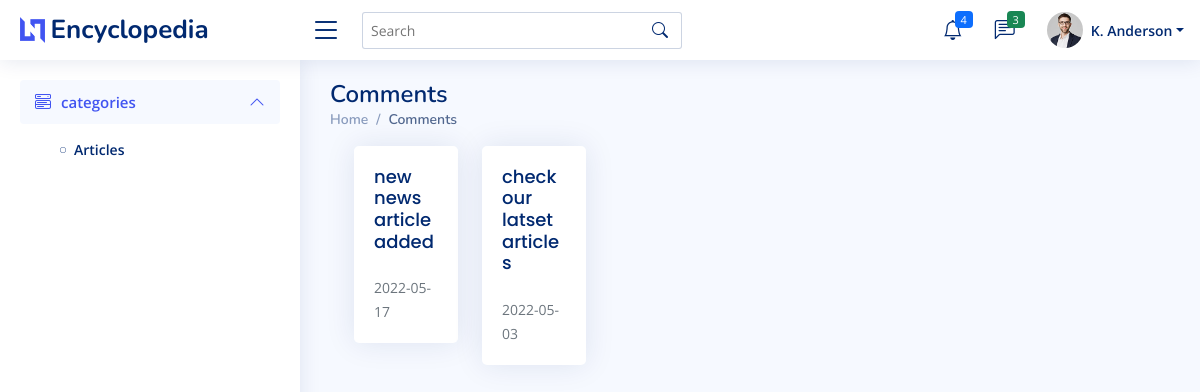
/views/user/viewcomments.php, run on the app's committed database.
### tables this page shows
CREATE TABLE `comments` (
  `comment_id` int(11) NOT NULL,
  `user_id` int(11) NOT NULL,
  `article_id` int(11) NOT NULL,
  `comment` varchar(50) NOT NULL,
  `date` date NOT NULL
);

### controllers/commentController.php (called while the page is built, shortened)
<?php
require_once '../../Controllers/DBConnectionController.php';
 class commentController
{     protected $db;
    public function getallcomments()
    {
         $this->db =new DBConnectionController;
         if($this->db->openConnection())
         {
            $query="SELECT comment_id,user_id, article_id, comment, date FROM Comments";
            return $this->db->select($query);
         }
         else
         {
            echo "Error in Database Connection";
            return false;
         }
    }
}
?>

### controllers/DBConnectionController.php (called while the page is built, shortened)
<?php
class DBConnectionController{
    public $dbhost = "localhost";
    public $dbuser ="root";
    public $dbpassword="";
    public $dbname="encyclopidia_2";
    public $connection;
    public function openConnection()
    {
        $this->connection= new mysqli($this->dbhost,$this->dbuser,$this->dbpassword,$this->dbname);
        if($this->connection->connect_error)
        {
            echo 'error in connection: ' . $this->connection->connect_error;
            return false;
        }
        else
        {
            return true;
        }
    }
    public function select($qry)
    {
        $result=$this->connection->query($qry);
        if(!$result)
        {
            echo "Error : ".mysqli_error($this->connection);
            return false;
        }
        else
        {
             return $result->fetch_all(MYSQLI_ASSOC);
        }
    }
}
?>

### views/user/viewcomments.php (the view, shortened to what this page needs)
<?php
require_once '../../controllers/commentController.php';
$commentController = new commentController;
$comments=$commentController->getallcomments();
?>
<!DOCTYPE html>
<html lang="en">
<head>
  <link href="assets/vendor/bootstrap/css/bootstrap.min.css" rel="stylesheet">
  <link href="assets/vendor/bootstrap-icons/bootstrap-icons.css" rel="stylesheet">
  <link href="assets/vendor/boxicons/css/boxicons.min.css" rel="stylesheet">
  <link href="assets/vendor/quill/quill.snow.css" rel="stylesheet">
  <link href="assets/vendor/quill/quill.bubble.css" rel="stylesheet">
  <link href="assets/vendor/remixicon/remixicon.css" rel="stylesheet">
  <link href="assets/vendor/simple-datatables/style.css" rel="stylesheet">
  <link href="assets/css/style.css" rel="stylesheet">
</head>
<body>
  <header id="header" class="header fixed-top d-flex align-items-center">
    <div class="d-flex align-items-center justify-content-between">
      <a href="index.html" class="logo d-flex align-items-center">
        <img src="assets/img/logo.png" alt="">
        <span class="d-none d-lg-block">Encyclopedia</span>
      </a>
      <i class="bi bi-list toggle-sidebar-btn"></i>
    </div>
    <div class="search-bar">
      <form class="search-form d-flex align-items-center" method="POST" action="#">
        <input type="text" name="query" placeholder="Search" title="Enter search keyword">
        <button type="submit" title="Search"><i class="bi bi-search"></i></button>
      </form>
    </div>
    <nav class="header-nav ms-auto">
      <ul class="d-flex align-items-center">
        <li class="nav-item dropdown">
          <a class="nav-link nav-icon" href="#" data-bs-toggle="dropdown">
            <i class="bi bi-bell"></i>
            <span class="badge bg-primary badge-number">4</span>
          </a>
        </li>
        <li class="nav-item dropdown">
          <a class="nav-link nav-icon" href="#" data-bs-toggle="dropdown">
            <i class="bi bi-chat-left-text"></i>
            <span class="badge bg-success badge-number">3</span>
          </a>
        </li>
        <li class="nav-item dropdown pe-3">
          <a class="nav-link nav-profile d-flex align-items-center pe-0" href="#" data-bs-toggle="dropdown">
            <img src="assets/img/profile-img.jpg" alt="Profile" class="rounded-circle">
            <span class="d-none d-md-block dropdown-toggle ps-2">K. Anderson</span>
          </a>
        </li>
      </ul>
    </nav>
  </header>
  <aside id="sidebar" class="sidebar">
    <ul class="sidebar-nav" id="sidebar-nav">
      <li class="nav-item">
        <a class="nav-link " data-bs-target="#components-nav" data-bs-toggle="collapse" href="#">
          <i class="bi bi-menu-button-wide"></i><span>categories</span><i class="bi bi-chevron-down ms-auto"></i>
        </a>
        <ul id="components-nav" class="nav-content collapse show" data-bs-parent="#sidebar-nav">
          <li>
            <a href="../user/index.php">
              <i class="bi bi-circle"></i><span>Articles</span>
            </a>
          </li>
      </li>
    </ul>
  </aside>
  <main id="main" class="main">
    <div class="pagetitle">
      <h1>Comments</h1>
      <nav>
        <ol class="breadcrumb">
          <li class="breadcrumb-item"><a href="index.html">Home</a></li>
          <li class="breadcrumb-item active">Comments</li>
        </ol>
      </nav>
    </div>
    <section class="section">
      <div class="row align-items-top">
        <div class="col-lg-6">
        <div class="content-wrapper">
          <div class="container-xxl flex-grow-1 container-p-y">
            <div class="row mb-5">
              <?php
              foreach ($comments as $comments) {
              ?>
                <div class="col-md-6 col-lg-4 mb-3">
                  <div class="card h-10">
                    <div class="card-body">
                      <h5 class="card-title"><?php echo $comments['comment'] ?></h5>
                      <form action="index.php" method="POST">
                      <p class="card-text">
                        <small class="text-muted"><?php echo $comments['date'] ?></small>
                      </p>
                    </div>
                  </div>
                </div>
              <?php
              }
              ?>
            </div>
          </div>
          </div>
          </div>
          </div>
    </section>
  </main>
</body>
</html>

### views/user/assets/css/style.css (style rules this page uses)
:root { scroll-behavior: smooth; }
body { font-family: "Open Sans", sans-serif; background: #f6f9ff; color: #444444; }
a { color: #4154f1; text-decoration: none; }
h1, h2, h3, h4, h5, h6 { font-family: "Nunito", sans-serif; }
#main { margin-top: 60px; padding: 20px 30px; transition: all 0.3s; }
.pagetitle { margin-bottom: 10px; }
.pagetitle h1 { font-size: 24px; margin-bottom: 0; font-weight: 600; color: #012970; }
.card { margin-bottom: 30px; border: none; border-radius: 5px; box-shadow: 0px 0 30px rgba(1, 41, 112, 0.1); }
.card-title { padding: 20px 0 15px 0; font-size: 18px; font-weight: 500; color: #012970; font-family: "Poppins", sans-serif; }
.card-body { padding: 0 20px 20px 20px; }
.breadcrumb { font-size: 14px; font-family: "Nunito", sans-serif; color: #899bbd; font-weight: 600; }
.breadcrumb a { color: #899bbd; transition: 0.3s; }
.breadcrumb .breadcrumb-item::before { color: #899bbd; }
.breadcrumb .active { color: #51678f; font-weight: 600; }
.logo { line-height: 1; }
@media (min-width: 1200px) { .logo { width: 280px; } }
.logo img { max-height: 26px; margin-right: 6px; }
.logo span { font-size: 26px; font-weight: 700; color: #012970; font-family: "Nunito", sans-serif; }
.header { transition: all 0.5s; z-index: 997; height: 60px; box-shadow: 0px 2px 20px rgba(1, 41, 112, 0.1); background-color: #fff; padding-left: 20px; }
.header .toggle-sidebar-btn { font-size: 32px; padding-left: 10px; cursor: pointer; color: #012970; }
.header .search-bar { min-width: 360px; padding: 0 20px; }
.header .search-form { width: 100%; }
.header .search-form input { border: 0; font-size: 14px; color: #012970; border: 1px solid rgba(1, 41, 112, 0.2); padding: 7px 38px 7px 8px; border-radius: 3px; transition: 0.3s; width: 100%; }
.header .search-form button { border: 0; padding: 0; margin-left: -30px; background: none; }
.header .search-form button i { color: #012970; }
.header-nav ul { list-style: none; }
.header-nav > ul { margin: 0; padding: 0; }
.header-nav .nav-icon { font-size: 20px; color: #012970; }
.header-nav .nav-profile { color: #012970; }
.header-nav .nav-profile img { max-height: 36px; }
.header-nav .nav-profile span { font-size: 14px; font-weight: 600; }
.header-nav .badge-number { position: absolute; inset: 4px 6px auto auto; font-weight: normal; font-size: 11px; padding: 3px 6px; }
.sidebar { position: fixed; top: 60px; left: 0; bottom: 0; width: 300px; z-index: 996; transition: all 0.3s; padding: 20px; overflow-y: auto; scrollbar-width: thin; scrollbar-color: #aab7cf transparent; box-shadow: 0px 0px 20px rgba(1, 41, 112, 0.1); background-color: #fff; }
@media (min-width: 1200px) { #main, #footer { margin-left: 300px; } }
.sidebar-nav { padding: 0; margin: 0; list-style: none; }
.sidebar-nav li { padding: 0; margin: 0; list-style: none; }
.sidebar-nav .nav-item { margin-bottom: 5px; }
.sidebar-nav .nav-link { display: flex; align-items: center; font-size: 15px; font-weight: 600; color: #4154f1; transition: 0.3; background: #f6f9ff; padding: 10px 15px; border-radius: 4px; }
.sidebar-nav .nav-link i { font-size: 16px; margin-right: 10px; color: #4154f1; }
.sidebar-nav .nav-link .bi-chevron-down { margin-right: 0; transition: transform 0.2s ease-in-out; }
.sidebar-nav .nav-link:not(.collapsed) .bi-chevron-down { transform: rotate(180deg); }
.sidebar-nav .nav-content { padding: 5px 0 0 0; margin: 0; list-style: none; }
.sidebar-nav .nav-content a { display: flex; align-items: center; font-size: 14px; font-weight: 600; color: #012970; transition: 0.3; padding: 10px 0 10px 40px; transition: 0.3s; }
.sidebar-nav .nav-content a i { font-size: 6px; margin-right: 8px; line-height: 0; border-radius: 50%; }

### data on the page
comments: comment "new news article added", date "2022-05-17"
comments: comment "check our latset articles", date "2022-05-03"
